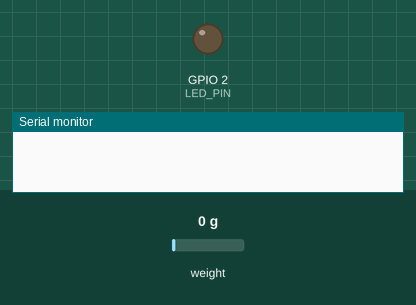
A program run on a simulated ESP32. Shown: output pins drawn as LEDs (lit = HIGH), the last lines printed to the serial monitor. Inputs (shaded band) come from the test bench; at power-on: weight on the scale 0 g. Nothing arrives over Bluetooth unless stated; a phone connects over Bluetooth LE 3 s after start.

Above: at 1.2 s.
At 39.05 s:
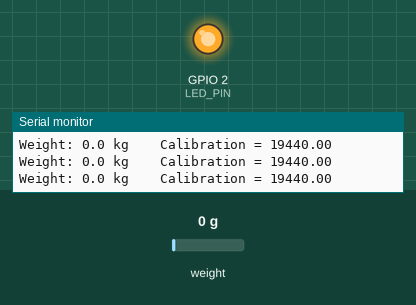
Timing chart, 0 to 40.6 s (numbered marks = the images above):
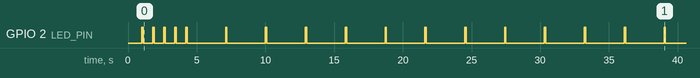

The program:

main.cpp
```cpp
#include <HX711.h>
#include <Arduino.h>
#include <BLEDevice.h>
#include <BLEUtils.h>
#include <BLEServer.h>

#define SERVICE_UUID        "12345678-1234-1234-1234-123456789abc"
#define CHARACTERISTIC_UUID "87654321-4321-4321-4321-abc123456789"

BLEServer *pServer = nullptr;
BLECharacteristic *pCharacteristic = nullptr;
bool deviceConnected = false;

class MyServerCallbacks : public BLEServerCallbacks {
  void onConnect(BLEServer* pServer) { deviceConnected = true; }
  void onDisconnect(BLEServer* pServer) { deviceConnected = false; }
};
#define PIN_DT 12
#define PIN_SCK 13
#define LED_PIN 2

void blinkLED(int time) {
  digitalWrite(LED_PIN, HIGH);
  delay(time);
  digitalWrite(LED_PIN, LOW);
  delay(time);
}

const int WAIT_TIME = 500;

HX711 scale;

float calibration = 19440; //tested 18/11

char cmd;

void setup ()
{
  Serial.begin(115200);
  scale.begin(PIN_DT, PIN_SCK);
  pinMode(LED_PIN, OUTPUT);
  scale.tare();

  BLEDevice::init("ESP32");
  pServer = BLEDevice::createServer();
  pServer->setCallbacks(new MyServerCallbacks());

  BLEService *pService = pServer->createService(SERVICE_UUID);
  pCharacteristic = pService->createCharacteristic(
                      CHARACTERISTIC_UUID,
                      BLECharacteristic::PROPERTY_NOTIFY
                    );

  pService->start();
  BLEAdvertising *pAdvertising = BLEDevice::getAdvertising();
  pAdvertising->addServiceUUID(SERVICE_UUID);
  pAdvertising->start();

}

void loop ()
{
  scale.set_scale(calibration);
  blinkLED(100);
  if (scale.is_ready())
  {
    Serial.print("Weight: ");
    Serial.print(scale.get_units(), 1);
    Serial.print(" kg");
    Serial.print(" \t Calibration = ");
    Serial.print(calibration);
    Serial.println();
    if (deviceConnected) {
      String data = "Peso: " + String(scale.get_units(), 1) + " kg";
      pCharacteristic->setValue(data.c_str());
      pCharacteristic->notify();
      delay(2000);
  }

    // change calibration "n"(-1), "m"(+1), "v"(-10), "b"(+10), "x"(-100), "c"(+100)
    if(Serial.available())
    {
      cmd = Serial.read();
      switch (cmd)
      {
        case 'x':
          calibration -= 100;
          break;
        case 'c':
          calibration += 100;
          break;
        case 'v':
          calibration -= 10;
          break;
        case 'b':
          calibration += 10;
          break;
        case 'n':
          calibration -= 1;
          break;
        case 'm':
          calibration += 1;
          break;
      }
    }
  }
  else
  {
    Serial.print("HX-711 busy");
  }
  delay(WAIT_TIME);
}
```

Measured:
- by itself, GPIO 2 (LED_PIN): goes 4 × (HIGH 0.10 s, LOW 0.70 s), 12 × (HIGH 0.10 s, LOW 2.8 s), HIGH 0.10 s, then LOW
